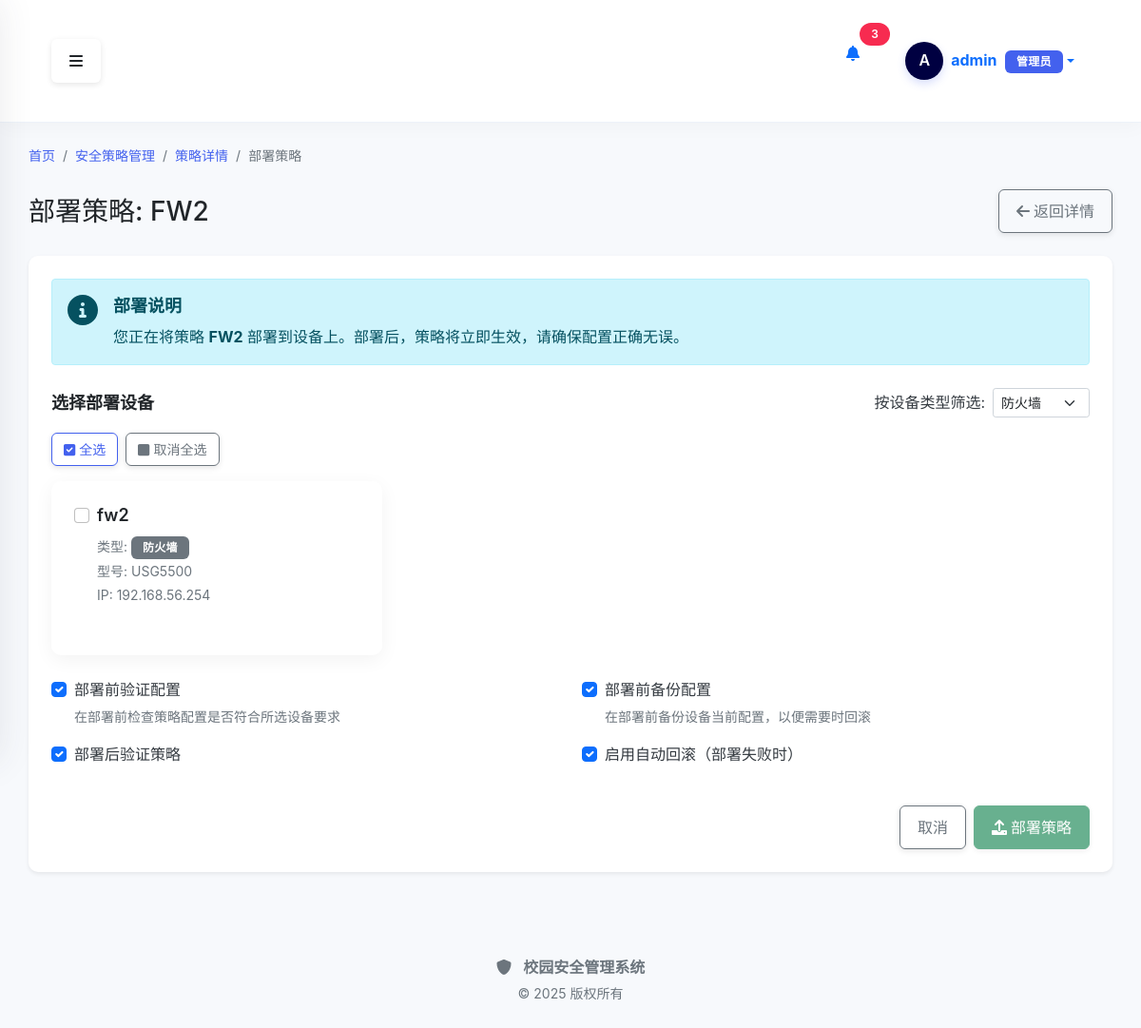
Screenshot of /policy/deploy/1 (signed in) with the database file from the repository.
### src/modules/auth/models.py (models this page shows, shortened)
class User(db.Model, UserMixin):
    __table_args__ = {'extend_existing': True}
    """用户模型"""
    __tablename__ = 'users'
    id = db.Column(db.Integer, primary_key=True)
    username = db.Column(db.String(64), unique=True, index=True, nullable=False)
    email = db.Column(db.String(120), unique=True, index=True, nullable=False)
    password_hash = db.Column(db.String(128), nullable=False)
    display_name = db.Column(db.String(64))
    phone = db.Column(db.String(20))
    role = db.Column(db.String(20))
    last_login = db.Column(db.DateTime)
    is_active = db.Column(db.Boolean, default=True)
    is_admin = db.Column(db.Boolean, default=False)
    created_at = db.Column(db.DateTime, default=datetime.now)
    updated_at = db.Column(db.DateTime, default=datetime.now, onupdate=datetime.now)

### src/modules/policy/models/policy.py (models this page shows, shortened)
class Policy(db.Model):
    __tablename__ = 'policy'
    id = Column(Integer, primary_key=True)
    name = Column(String(64), nullable=False)
    type = Column(String(32), nullable=False)
    description = Column(Text)
    config = Column(JSON, nullable=False)
    status = Column(String(16), nullable=False, default='draft')
    created_by = Column(Integer, ForeignKey('users.id'), nullable=False)
    created_at = Column(DateTime, nullable=False, default=datetime.utcnow)
    updated_at = Column(DateTime, nullable=False, default=datetime.utcnow, onupdate=datetime.utcnow)
    creator = relationship('User', backref='policies', lazy='select')
    deployments = relationship('PolicyDeployment', backref='policy', cascade='all, delete-orphan')
    audit_logs = relationship('PolicyAuditLog', backref='policy')
    alerts = relationship('PolicyAlert', backref='policy')

### src/models/device.py (models this page shows, shortened)
class Device(BaseModel):
    __tablename__ = 'devices'
    __table_args__ = {'extend_existing': True}  # 确保可以扩展现有表
    id = db.Column(db.Integer, primary_key=True)
    name = db.Column(db.String(100), nullable=False)
    ip_address = db.Column(db.String(20), nullable=False)
    type_id = db.Column(db.Integer, db.ForeignKey('device_types.id'))
    location = db.Column(db.String(100))
    status = db.Column(db.String(20), default='正常')
    serial_number = db.Column(db.String(50), nullable=True)
    firmware_version = db.Column(db.String(50), nullable=True)
    device_code = db.Column(db.String(50), nullable=True, unique=True)
    mac_address = db.Column(db.String(20), nullable=True)
    manufacturer = db.Column(db.String(100), nullable=True)
    model = db.Column(db.String(100), nullable=True)
    purchase_date = db.Column(db.Date, nullable=True)
    warranty_period = db.Column(db.Integer, nullable=True)  # 保修期（月）
    notes = db.Column(db.Text, nullable=True)
    username = db.Column(db.String(50), default='admin', nullable=True)
    password = db.Column(db.String(100), default='admin123', nullable=True)
    port = db.Column(db.Integer, default=22, nullable=True)
    connection_protocol = db.Column(db.String(20), default='ssh', nullable=True)  # ssh, telnet, snmp

class DeviceType(BaseModel):
    __tablename__ = 'device_types'
    id = db.Column(db.Integer, primary_key=True)
    name = db.Column(db.String(50), nullable=False, unique=True)
    description = db.Column(db.String(200))
    devices = db.relationship('Device', backref='type', lazy=True)

### src/modules/policy/routes/policy_view_routes.py (the view, shortened to what this page needs)
@policy_view_bp.route('/deploy/<int:policy_id>', methods=['GET', 'POST'])
@login_required
def deploy(policy_id):
    policy_service = PolicyService()
    deploy_service = PolicyDeployService()
    success, policy = policy_service.get_policy(policy_id)
    if not success:
        flash('策略不存在', 'danger')
        return redirect(url_for('policy_view.index'))
    devices = get_all_devices()
    filtered_devices = []
    all_device_types = set()
    for device in devices:
        if device.type:
            all_device_types.add(device.type.name)
    if policy.type == 'ipsec' or policy.type == 'ipsec_firewall':
        primary_devices = [device for device in devices if device.type and device.type.name == '防火墙']
        other_devices = [device for device in devices if not device.type or device.type.name != '防火墙']
        filtered_devices = primary_devices + other_devices
        if not primary_devices:
            filtered_devices = devices
    else:
        filtered_devices = devices
    return render_template(
        'policy/deploy.html',
        title='部署策略',
        policy=policy,
        devices=filtered_devices,
        all_device_types=all_device_types
    )

### src/modules/policy/templates/policy/deploy.html (shortened to what this page needs)
{% extends "base.html" %}
{% block content %}
<div class="container-fluid">
    <nav aria-label="breadcrumb" class="mb-4">
        <ol class="breadcrumb">
            <li class="breadcrumb-item"><a href="{{ url_for('index') }}">首页</a></li>
            <li class="breadcrumb-item"><a href="{{ url_for('policy_view.index') }}">安全策略管理</a></li>
            <li class="breadcrumb-item"><a href="{{ url_for('policy_view.detail', policy_id=policy.id) }}">策略详情</a></li>
            <li class="breadcrumb-item active" aria-current="page">部署策略</li>
        </ol>
    </nav>
    <div class="d-flex justify-content-between align-items-center mb-4">
        <h1 class="h3 mb-0 text-gray-800">部署策略: {{ policy.name }}</h1>
        <div>
            <a href="{{ url_for('policy_view.detail', policy_id=policy.id) }}" class="btn btn-outline-secondary">
                <i class="fas fa-arrow-left me-1"></i>返回详情
            </a>
        </div>
    </div>
    <div class="card shadow-sm mb-4">
        <div class="card-body">
            <form id="deployForm" method="POST" action="{{ url_for('policy_view.deploy', policy_id=policy.id) }}">
                <div class="alert alert-info mb-4">
                    <div class="d-flex">
                        <div class="me-3">
                            <i class="fas fa-info-circle fa-2x"></i>
                        </div>
                        <div>
                            <h5 class="alert-heading">部署说明</h5>
                            <p class="mb-0">您正在将策略 <strong>{{ policy.name }}</strong> 部署到设备上。部署后，策略将立即生效，请确保配置正确无误。</p>
                        </div>
                    </div>
                </div>
                {% if devices %}
                <div class="d-flex justify-content-between align-items-center mb-3">
                    <h5 class="mb-0">选择部署设备</h5>
                    <div class="d-flex align-items-center">
                        <label class="me-2">按设备类型筛选:</label>
                        <select id="deviceTypeFilter" class="form-select form-select-sm" style="width: auto;">
                            <option value="防火墙" selected>防火墙</option>
                        </select>
                    </div>
                </div>
                <div class="d-flex mb-3">
                    <button type="button" class="btn btn-sm btn-outline-primary me-2" id="selectAllBtn">
                        <i class="fas fa-check-square me-1"></i>全选
                    </button>
                    <button type="button" class="btn btn-sm btn-outline-secondary" id="deselectAllBtn">
                        <i class="fas fa-square me-1"></i>取消全选
                    </button>
                </div>
                <div class="row">
                    {% for device in devices %}
                    <div class="col-md-4 mb-4 device-item" data-device-type="{{ device.type.name if device.type else '未知' }}">
                        <div class="card device-card h-100{% if device.id|string in deployed_device_ids %} deployed{% endif %}" data-device-id="{{ device.id }}">
                            <div class="card-body">
                                <div class="form-check">
                                    <input class="form-check-input device-checkbox" type="checkbox" name="device_ids" value="{{ device.id }}" id="device{{ device.id }}" {% if device.id|string in deployed_device_ids %}checked{% endif %}>
                                    <label class="form-check-label" for="device{{ device.id }}">
                                        <div class="d-flex justify-content-between align-items-center">
                                            <h5 class="card-title mb-0">{{ device.name }}</h5>
                                            <span class="device-status status-{{ device.status|lower }}"></span>
                                        </div>
                                        <p class="card-text text-muted mt-2">
                                            <small>类型: <span class="badge bg-secondary">{{ device.type.name if device.type else '未知' }}</span></small><br>
                                            <small>型号: {{ device.model }}</small><br>
                                            <small>IP: {{ device.ip_address }}</small>
                                        </p>
                                    </label>
                                </div>
                            </div>
                        </div>
                    </div>
                    {% endfor %}
                </div>
                <div class="row mb-4">
                    <div class="col-md-6">
                        <div class="form-check mb-3">
                            <input class="form-check-input" type="checkbox" value="1" id="verifyBeforeDeploy" name="verify_before_deploy" checked>
                            <label class="form-check-label" for="verifyBeforeDeploy">
                                部署前验证配置
                            </label>
                            <div class="form-text">在部署前检查策略配置是否符合所选设备要求</div>
                        </div>
                        <div class="form-check mb-3">
                            <input class="form-check-input" type="checkbox" id="verifyAfterDeploy" name="verify_after_deploy" checked>
                            <label class="form-check-label" for="verifyAfterDeploy">
                                部署后验证策略
                            </label>
                        </div>
                    </div>
                    <div class="col-md-6">
                        <div class="form-check mb-3">
                            <input class="form-check-input" type="checkbox" value="1" id="backupBeforeDeploy" name="backup_before_deploy" checked>
                            <label class="form-check-label" for="backupBeforeDeploy">
                                部署前备份配置
                            </label>
                            <div class="form-text">在部署前备份设备当前配置，以便需要时回滚</div>
                        </div>
                        <div class="form-check mb-3">
                            <input class="form-check-input" type="checkbox" id="enableRollback" name="enable_rollback" checked>
                            <label class="form-check-label" for="enableRollback">
                                启用自动回滚（部署失败时）
                            </label>
                        </div>
                    </div>
                </div>
                <div class="d-flex justify-content-end">
                    <button type="button" class="btn btn-outline-secondary me-2" id="cancelBtn">取消</button>
                    <button type="button" class="btn btn-success" id="confirmBtn" disabled>
                        <i class="fas fa-upload me-1"></i>部署策略
                    </button>
                </div>
                {% else %}
                <div class="alert alert-warning">
                    <i class="fas fa-exclamation-triangle me-2"></i>没有可用的设备，请先添加设备。
                </div>
                {% endif %}
            </form>
        </div>
    </div>
</div>
{% endblock %}

### src/templates/base.html (shortened to what this page needs)
<!DOCTYPE html>
<html lang="zh-CN">
<head>
    <link href="https://cdn.jsdelivr.net/npm/bootstrap@5.1.3/dist/css/bootstrap.min.css" rel="stylesheet">
    <link rel="stylesheet" href="https://cdnjs.cloudflare.com/ajax/libs/font-awesome/6.0.0/css/all.min.css">
    <link rel="stylesheet" href="{{ url_for('static', filename='css/style.css') }}?v={{ range(1, 10000) | random }}">
</head>
<body>
    <div class="d-flex" id="wrapper">
        <div id="page-content-wrapper">
            <nav class="navbar navbar-expand-lg navbar-light top-navbar">
                <div class="container-fluid">
                    <button class="btn" id="menu-toggle" aria-label="切换侧边栏">
                        <i class="fas fa-bars"></i>
                    </button>
                    <div class="d-flex ms-auto">
                        {% if current_user.is_authenticated %}
                        <div class="nav-item dropdown me-3">
                            <a class="nav-link position-relative" href="#" id="notificationsDropdown" role="button" data-bs-toggle="dropdown" aria-expanded="false">
                                <i class="fas fa-bell"></i>
                                <span class="position-absolute top-0 start-100 translate-middle badge rounded-pill bg-danger">
                                    3
                                </span>
                            </a>
                        </div>
                        <div class="nav-item dropdown user-dropdown">
                            <a class="nav-link dropdown-toggle d-flex align-items-center" href="#" id="navbarDropdown" role="button" data-bs-toggle="dropdown" aria-expanded="false">
                                <div class="user-avatar-container me-2">
                                    <div class="user-avatar-circle">
                                        <span class="avatar-text">{{ current_user.username[0]|upper }}</span>
                                    </div>
                                </div>
                                <div class="user-info d-none d-md-block">
                                    <span class="fw-bold">{{ current_user.username }}</span>
                                    <span class="badge bg-primary ms-1">{{ current_user.role or ('管理员' if current_user.is_admin else '用户') }}</span>
                                </div>
                            </a>
                        </div>
                        {% else %}
                        <div class="nav-item">
                            <a class="btn btn-primary btn-sm" href="{{ url_for('auth.login') }}">
                                <i class="fas fa-sign-in-alt me-1"></i>登录
                            </a>
                        </div>
                        {% endif %}
                    </div>
                </div>
            </nav>
            <div class="content-container">
                {% block content %}{% endblock %}
            </div>
            <footer class="footer mt-auto py-3">
                <div class="container-fluid text-center text-muted">
                    <div class="footer-brand mb-1">
                        <i class="fas fa-shield-alt me-2"></i>
                        <span class="fw-bold">校园安全管理系统</span>
                    </div>
                    <p class="small mb-0">© 2025 版权所有</p>
                </div>
            </footer>
        </div>
    </div>
</body>
</html>

### rows the page displays
User: username "A", username "admin", role+is_admin "管理员"
Policy: name "FW2"
Device: name "fw2", type "防火墙", model "USG5500", ip_address "192.168.56.254"
